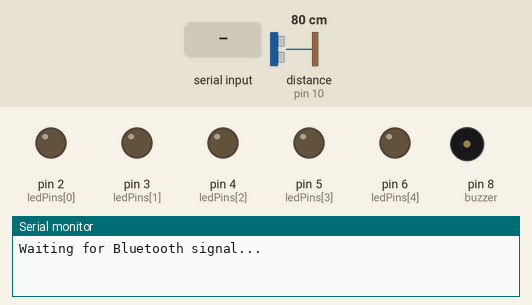
Simulated run of this sketch. Board: Arduino Uno, built with avr-gcc and run on an emulated ATmega328P. On the bench: output pins drawn as LEDs (lit = HIGH), buzzer (waves = sounding), the last lines printed to the serial monitor. Dashed ring = blinking. The test bench sets the inputs (shaded band); at power-on: distance to the obstacle (sensor on pin 10) 80 cm. The echo pulse lasts 58.3 µs per cm; pins used as bus, display or sensor lines are not drawn.

Above: at 1.2 s.
1.3 s: "1" received over the second serial link
At 1.45 s:
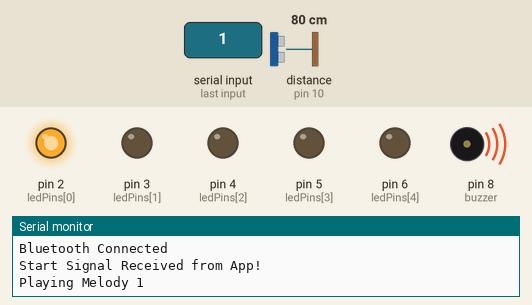
At 1.95 s:
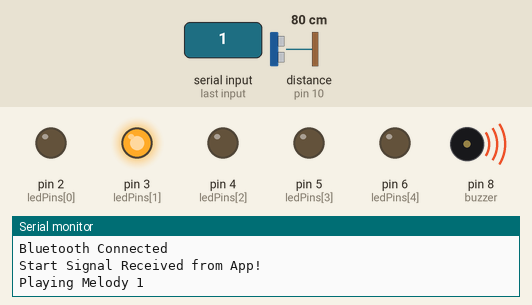
4.3 s: distance to the obstacle (sensor on pin 10) set to 58 cm
5.8 s: distance to the obstacle (sensor on pin 10) set to 50 cm
At 6.3 s:
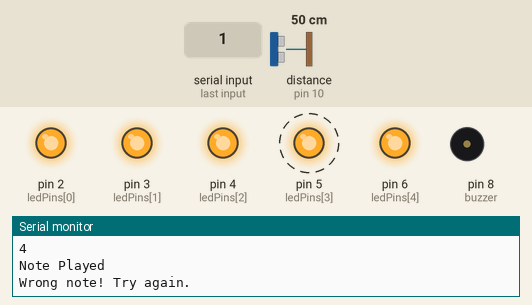
8.8 s: distance to the obstacle (sensor on pin 10) set to 2 cm
11.8 s: distance to the obstacle (sensor on pin 10) set to 38 cm
14.8 s: distance to the obstacle (sensor on pin 10) set to 60 cm
At 15.8 s:
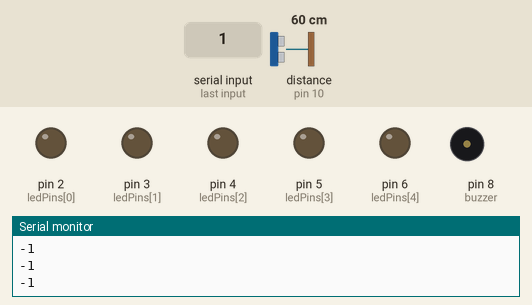
Timing chart, 0 to 17.3 s (numbered marks = the images above; inputs shaded):
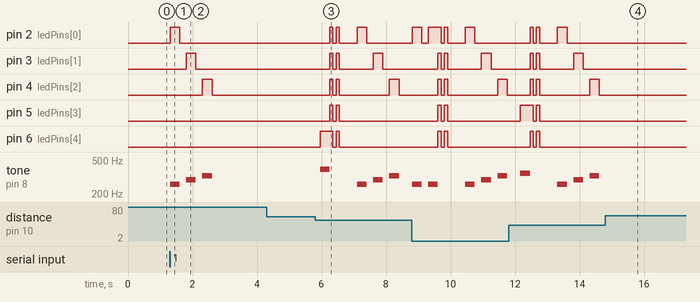

Measured:
- the behaviour switches between 56 and 55 cm on distance to the obstacle (sensor on pin 10) (found by bisection; images 2 and 3)
- after the input at 1.3 s, pin 2 (ledPins[0]): LOW → HIGH at once, → LOW 0.30 s later; pin 3 (ledPins[1]): LOW → HIGH after 0.51 s, → LOW 0.30 s later; pin 4 (ledPins[2]): LOW → HIGH after 1.0 s, → LOW 0.30 s later; tone on pin 8 (buzzer): plays 261 Hz for 0.30 s, 294 Hz for 0.30 s, 329 Hz for 0.30 s, starting at once
- after the input at 5.8 s, pin 2 (ledPins[0]): goes HIGH 0.10 s, LOW 0.10 s, HIGH 0.10 s, LOW 0.55 s, HIGH 0.30 s, then LOW, starting after 0.45 s; pin 3 (ledPins[1]): goes HIGH 0.10 s, LOW 0.10 s, HIGH 0.10 s, LOW 1.1 s, HIGH 0.30 s, then LOW, starting after 0.45 s
- after the input at 14.8 s, pin 2 (ledPins[0]), pin 3 (ledPins[1]), pin 4 (ledPins[2]), pin 6 (ledPins[4]): stops changing and stays LOW; pin 5 (ledPins[3]): stays LOW (without the input it goes to HIGH after 0.22 s); tone on pin 8 (buzzer): stops changing and stays silent

The sketch:

bluetooth_airpiano.ino
```cpp
#include <SoftwareSerial.h>

// Pin assignments
const int buzzer = 8;
const int trig_pin = 9;
const int echo_pin = 10;
const int ledPins[] = {2, 3, 4, 5, 6};


SoftwareSerial BT(0, 1);

// Notes frequencies
const int NOTE_C = 261;
const int NOTE_D = 294;
const int NOTE_E = 329;
const int NOTE_F = 349;
const int NOTE_G = 392;
const int ALARM = 520;

// Melodies
const int original[] = {NOTE_C, NOTE_D, NOTE_E, NOTE_F, NOTE_G};
const int melody1[] = {NOTE_C, NOTE_D, NOTE_E};
const int melody2[] = {NOTE_E, NOTE_D, NOTE_C, NOTE_D, NOTE_E};
const int melody3[] = {NOTE_C, NOTE_E, NOTE_D, NOTE_F, NOTE_E, NOTE_G};
const int melody4[] = {NOTE_E, NOTE_D, NOTE_C, NOTE_D, NOTE_E, NOTE_E, NOTE_E};

// Durations for melodies
const int duration1[] = {300, 300, 300};
const int duration2[] = {300, 300, 300, 300, 300};
const int duration3[] = {300, 300, 300, 300, 300, 300};
const int duration4[] = {300, 300, 300, 300, 300, 300, 300};

const int* melodies[] = {melody1, melody2, melody3, melody4};
const int* noteDurations[] = {duration1, duration2, duration3, duration4};
const int melodyLengths[] = {3, 5, 6, 7};

int currentMelody = 0;
int userInput[7];
int currentIndex = 0;
float distance = 0.0;
bool startGame = false;

void setup() {
  pinMode(echo_pin, INPUT);
  pinMode(trig_pin, OUTPUT);
  pinMode(buzzer, OUTPUT);
  Serial.begin(9600);
  BT.begin(9600); // Start Bluetooth communication

  for (int i = 0; i < 5; i++) {
    pinMode(ledPins[i], OUTPUT);
    digitalWrite(ledPins[i], LOW);
  }
  Serial.println("Waiting for Bluetooth signal...");
}

void loop() {
  // Check for Bluetooth signal from MIT App
  if (BT.available()) {
    Serial.println("Bluetooth Connected");
    char command = BT.read();
    if (command == '1') {
      startGame = true;  // Set flag to start the game
      Serial.println("Start Signal Received from App!");
      playMelody();
    }
  }

  if (!startGame) {
    return; // Wait until the signal "1" is received
  }

  distance = getDistance();
  int distance = getDistance();
  int detectedNote = detectNote(distance);
  Serial.println(detectedNote);
  if (detectedNote != -1) {
    int noteToPlay = original[detectedNote];

    // Get the correct LED index for the note being played
    int ledIndex = getLEDIndex(noteToPlay);

    // Play the note and light up the corresponding LED
    Serial.println("Note Played");
    tone(buzzer, noteToPlay);
    lightUpLED(detectedNote);
    delay(300);
    noTone(buzzer);
    turnOffLEDs();

    // Store user input and check if it matches the melody
    userInput[currentIndex] = detectedNote;

    if (detectedNote == getNoteIndexFromMelody(currentIndex)) {
      currentIndex++;

      if (currentIndex == melodyLengths[currentMelody]) {
        Serial.println("Correct Sequence!");

        if (currentMelody < 3) {
          currentMelody++;
          Serial.println("Next melody!");
          delay(1000);
          playMelody();
        } else {
          Serial.println("Congratulations! You completed all melodies!");
          for (int i = 0; i < 5; i++) {
            digitalWrite(ledPins[i], HIGH);
            delay(50);
            digitalWrite(ledPins[i], LOW);
            delay(50);
          } for (int i = 4; i >= 0; i--) {
            digitalWrite(ledPins[i], HIGH);
            delay(50);
            digitalWrite(ledPins[i], LOW);
            delay(50);
          }
          currentMelody = 0;
        }

        resetGame();
      }
    } else {
      Serial.println("Wrong note! Try again.");
      flashAllLEDs();
      resetGame();
      playMelody();
    }
  }

  delay(200);
}

// Function to play the current melody
void playMelody() {
  Serial.print("Playing Melody ");
  Serial.println(currentMelody + 1);

  for (int i = 0; i < melodyLengths[currentMelody]; i++) {
    int note = melodies[currentMelody][i];
    int ledIndex = getLEDIndex(note);

    tone(buzzer, note);
    lightUpLED(ledIndex);
    delay(noteDurations[currentMelody][i]);
    noTone(buzzer);
    turnOffLEDs();
    delay(200);
  }
}

int getLEDIndex(int note) {
  if (note == NOTE_C) return 0;
  if (note == NOTE_D) return 1;
  if (note == NOTE_E) return 2;
  if (note == NOTE_F) return 3;
  if (note == NOTE_G) return 4;
  return -1;
}

int getNoteIndexFromMelody(int index) {
  int expectedNote = melodies[currentMelody][index];

  if (expectedNote == NOTE_C) return 0;
  if (expectedNote == NOTE_D) return 1;
  if (expectedNote == NOTE_E) return 2;
  if (expectedNote == NOTE_F) return 3;
  if (expectedNote == NOTE_G) return 4;

  return -1;
}

// Function to detect note based on distance
int detectNote(int distance) {
  if (distance < 15) return 0;
  else if (distance < 25) return 1;
  else if (distance < 35) return 2;
  else if (distance < 45) return 3;
  else if (distance < 55) return 4;
  else return -1;
}

// Function to reset game progress
void resetGame() {
  currentIndex = 0;
  delay(500);
}


// Function to turn on the correct LED
void lightUpLED(int note) {
  digitalWrite(ledPins[note], HIGH);
}

// Function to turn off all LEDs
void turnOffLEDs() {
  for (int i = 0; i < 5; i++) {
    digitalWrite(ledPins[i], LOW);
  }
}

// Function to flash all LEDs for error feedback
void flashAllLEDs() {
  for (int i = 0; i < 5; i++) {
    digitalWrite(ledPins[i], HIGH);
  }
  delay(100);
  for (int i = 0; i < 5; i++) {
    digitalWrite(ledPins[i], LOW);
  }
  delay(100);
   for (int i = 0; i < 5; i++) {
    digitalWrite(ledPins[i], HIGH);
  }
  delay(100);
  for (int i = 0; i < 5; i++) {
    digitalWrite(ledPins[i], LOW);
  }
  delay(50);
}

// Function to get the distance from the ultrasonic sensor
int getDistance() {
  digitalWrite(trig_pin, LOW);
  delayMicroseconds(2);

  digitalWrite(trig_pin, HIGH);
  delayMicroseconds(10);
  digitalWrite(trig_pin, LOW);

  int timing = pulseIn(echo_pin, HIGH);
  return (timing * 0.034) / 2;
}
```
